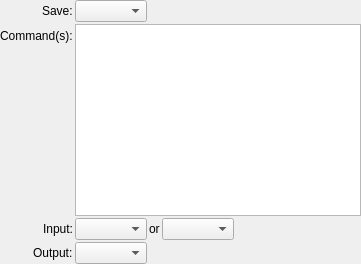
<?xml version="1.0" encoding="UTF-8"?>
<ui version="4.0">
 <class>Command</class>
 <widget class="QWidget" name="Command">
  <property name="geometry">
   <rect>
    <x>0</x>
    <y>0</y>
    <width>361</width>
    <height>264</height>
   </rect>
  </property>
  <property name="windowTitle">
   <string>Form</string>
  </property>
  <layout class="QFormLayout" name="formLayout_2">
   <property name="fieldGrowthPolicy">
    <enum>QFormLayout::AllNonFixedFieldsGrow</enum>
   </property>
   <property name="labelAlignment">
    <set>Qt::AlignRight|Qt::AlignTrailing|Qt::AlignVCenter</set>
   </property>
   <property name="horizontalSpacing">
    <number>2</number>
   </property>
   <property name="verticalSpacing">
    <number>2</number>
   </property>
   <property name="margin">
    <number>0</number>
   </property>
   <item row="0" column="0">
    <widget class="QLabel" name="label">
     <property name="text">
      <string>Save:</string>
     </property>
    </widget>
   </item>
   <item row="0" column="1">
    <layout class="QHBoxLayout" name="horizontalLayout_2">
     <item>
      <widget class="QComboBox" name="comboBoxBeforeRunning"/>
     </item>
     <item>
      <spacer name="horizontalSpacer_2">
       <property name="orientation">
        <enum>Qt::Horizontal</enum>
       </property>
       <property name="sizeHint" stdset="0">
        <size>
         <width>40</width>
         <height>20</height>
        </size>
       </property>
      </spacer>
     </item>
    </layout>
   </item>
   <item row="1" column="0">
    <widget class="QLabel" name="label_2">
     <property name="text">
      <string>Command(s):</string>
     </property>
    </widget>
   </item>
   <item row="1" column="1">
    <widget class="QPlainTextEdit" name="command"/>
   </item>
   <item row="2" column="0">
    <widget class="QLabel" name="label_3">
     <property name="text">
      <string>Input:</string>
     </property>
    </widget>
   </item>
   <item row="2" column="1">
    <layout class="QHBoxLayout" name="horizontalLayout">
     <item>
      <widget class="QComboBox" name="comboBoxInput"/>
     </item>
     <item>
      <widget class="QLabel" name="labelInputOption">
       <property name="text">
        <string>or</string>
       </property>
      </widget>
     </item>
     <item>
      <widget class="QComboBox" name="comboBoxFallbackInput"/>
     </item>
     <item>
      <spacer name="horizontalSpacer">
       <property name="orientation">
        <enum>Qt::Horizontal</enum>
       </property>
       <property name="sizeHint" stdset="0">
        <size>
         <width>40</width>
         <height>20</height>
        </size>
       </property>
      </spacer>
     </item>
    </layout>
   </item>
   <item row="3" column="0">
    <widget class="QLabel" name="label_4">
     <property name="text">
      <string>Output:</string>
     </property>
    </widget>
   </item>
   <item row="3" column="1">
    <layout class="QHBoxLayout" name="horizontalLayout_3">
     <item>
      <widget class="QComboBox" name="comboBoxOutput"/>
     </item>
     <item>
      <spacer name="horizontalSpacer_3">
       <property name="orientation">
        <enum>Qt::Horizontal</enum>
       </property>
       <property name="sizeHint" stdset="0">
        <size>
         <width>40</width>
         <height>20</height>
        </size>
       </property>
      </spacer>
     </item>
    </layout>
   </item>
  </layout>
 </widget>
 <resources/>
 <connections/>
</ui>
